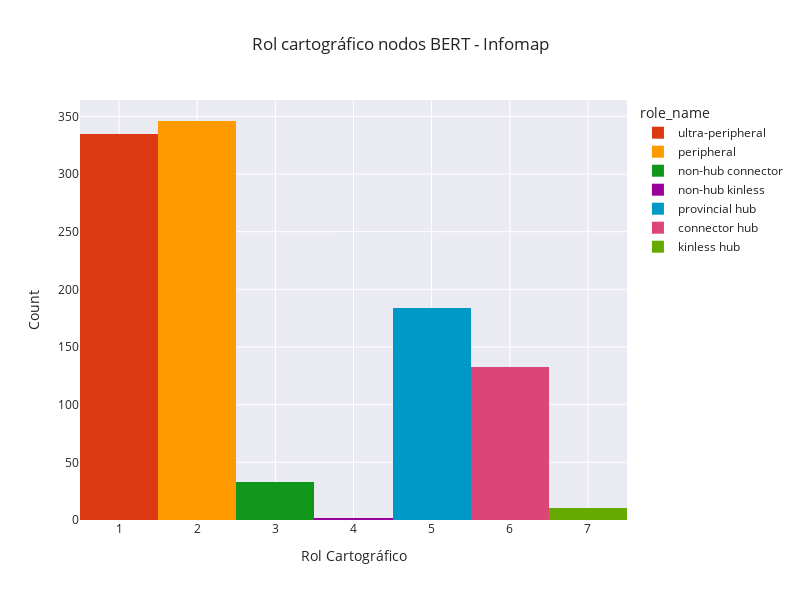

The notebook cell saved with this chart:
### Markdown cell above
Analizar ejemplos de Berts conectores

### Code cell
fig = px.histogram(bert_roles, x="role", width=800, height=600, color="role_name", title="Rol cartográfico nodos BERT - Infomap", color_discrete_map=color_discrete_map)
fig.update_layout(xaxis_title="Rol Cartográfico", yaxis_title="Count")
fig.show()
fig.write_html(reports_comunidades + "rol_cartografico_berts_infomap_barras_interactivo.html")

### Figure 1 — Plotly figure (JSON) as saved in the notebook; plotly's stock layout.template omitted (floating-point values rounded to 4 significant figures; data arrays with more than 128 entries replaced by an {"elided": "..."} marker saying what was removed)
{"data": [{"alignmentgroup": "True", "bingroup": "x", "hovertemplate": "role_name=ultra-peripheral<br>role=%{x}<br>count=%{y}<extra></extra>", "legendgroup": "ultra-peripheral", "marker": {"color": "#DC3912", "pattern": {"shape": ""}}, "name": "ultra-peripheral", "offsetgroup": "ultra-peripheral", "orientation": "v", "showlegend": true, "type": "histogram", "x": {"elided": "335 int values"}, "xaxis": "x", "yaxis": "y"}, {"alignmentgroup": "True", "bingroup": "x", "hovertemplate": "role_name=peripheral<br>role=%{x}<br>count=%{y}<extra></extra>", "legendgroup": "peripheral", "marker": {"color": "#FF9900", "pattern": {"shape": ""}}, "name": "peripheral", "offsetgroup": "peripheral", "orientation": "v", "showlegend": true, "type": "histogram", "x": {"elided": "346 int values"}, "xaxis": "x", "yaxis": "y"}, {"alignmentgroup": "True", "bingroup": "x", "hovertemplate": "role_name=non-hub connector<br>role=%{x}<br>count=%{y}<extra></extra>", "legendgroup": "non-hub connector", "marker": {"color": "#109618", "pattern": {"shape": ""}}, "name": "non-hub connector", "offsetgroup": "non-hub connector", "orientation": "v", "showlegend": true, "type": "histogram", "x": [3, 3, 3, 3, 3, 3, 3, 3, 3, 3, 3, 3, 3, 3, 3, 3, 3, 3, 3, 3, 3, 3, 3, 3, 3, 3, 3, 3, 3, 3, 3, 3, 3], "xaxis": "x", "yaxis": "y"}, {"alignmentgroup": "True", "bingroup": "x", "hovertemplate": "role_name=non-hub kinless<br>role=%{x}<br>count=%{y}<extra></extra>", "legendgroup": "non-hub kinless", "marker": {"color": "#990099", "pattern": {"shape": ""}}, "name": "non-hub kinless", "offsetgroup": "non-hub kinless", "orientation": "v", "showlegend": true, "type": "histogram", "x": [4, 4], "xaxis": "x", "yaxis": "y"}, {"alignmentgroup": "True", "bingroup": "x", "hovertemplate": "role_name=provincial hub<br>role=%{x}<br>count=%{y}<extra></extra>", "legendgroup": "provincial hub", "marker": {"color": "#0099C6", "pattern": {"shape": ""}}, "name": "provincial hub", "offsetgroup": "provincial hub", "orientation": "v", "showlegend": true, "type": "histogram", "x": {"elided": "184 int values"}, "xaxis": "x", "yaxis": "y"}, {"alignmentgroup": "True", "bingroup": "x", "hovertemplate": "role_name=connector hub<br>role=%{x}<br>count=%{y}<extra></extra>", "legendgroup": "connector hub", "marker": {"color": "#DD4477", "pattern": {"shape": ""}}, "name": "connector hub", "offsetgroup": "connector hub", "orientation": "v", "showlegend": true, "type": "histogram", "x": {"elided": "133 int values"}, "xaxis": "x", "yaxis": "y"}, {"alignmentgroup": "True", "bingroup": "x", "hovertemplate": "role_name=kinless hub<br>role=%{x}<br>count=%{y}<extra></extra>", "legendgroup": "kinless hub", "marker": {"color": "#66AA00", "pattern": {"shape": ""}}, "name": "kinless hub", "offsetgroup": "kinless hub", "orientation": "v", "showlegend": true, "type": "histogram", "x": [7, 7, 7, 7, 7, 7, 7, 7, 7, 7], "xaxis": "x", "yaxis": "y"}], "layout": {"barmode": "relative", "height": 600, "legend": {"title": {"text": "role_name"}, "tracegroupgap": 0}, "title": {"text": "Rol cartográfico nodos BERT - Infomap"}, "width": 800, "xaxis": {"anchor": "y", "domain": [0, 1], "title": {"text": "Rol Cartográfico"}}, "yaxis": {"anchor": "x", "domain": [0, 1], "title": {"text": "Count"}}}}
